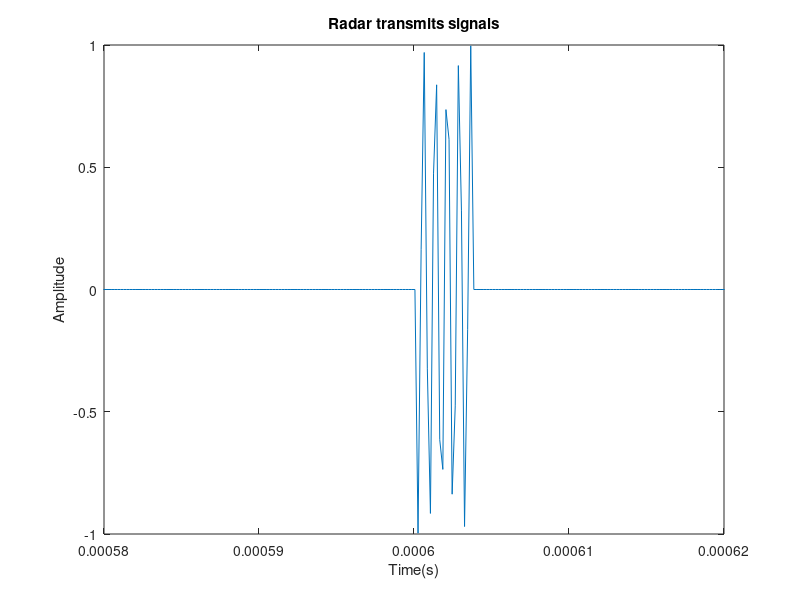
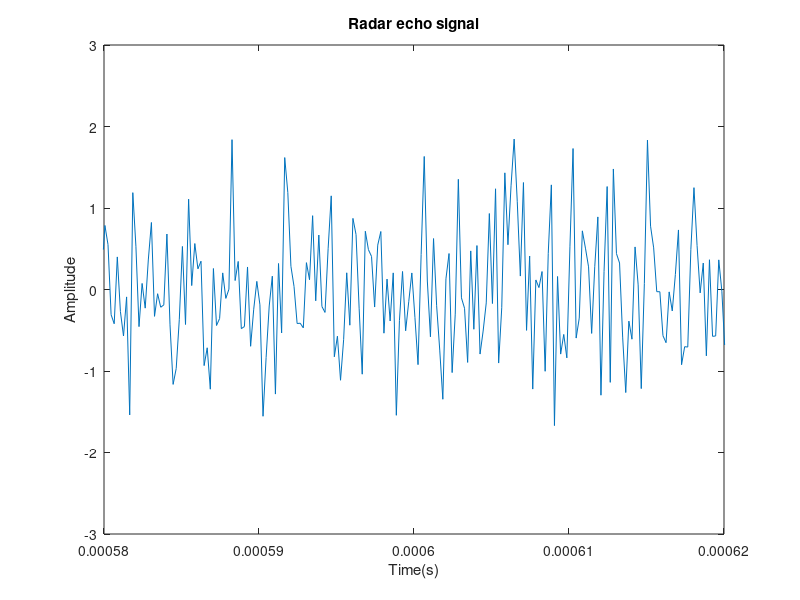
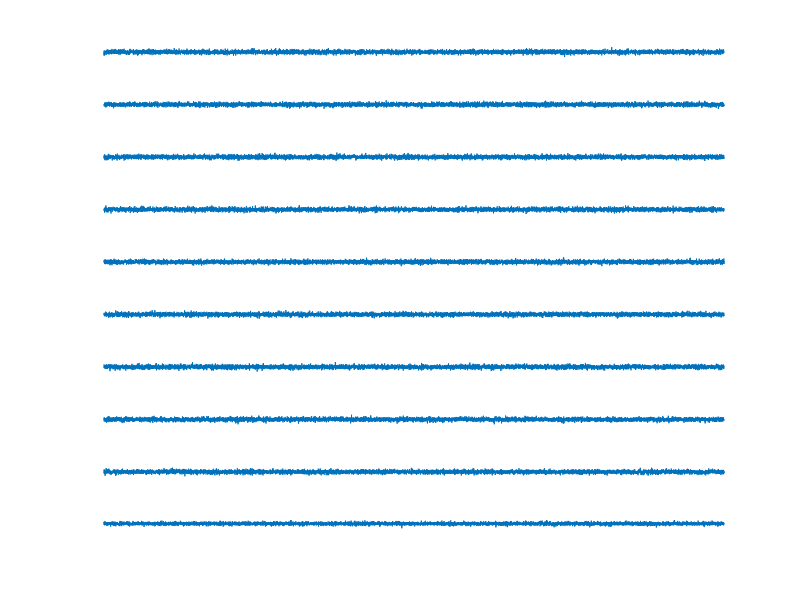
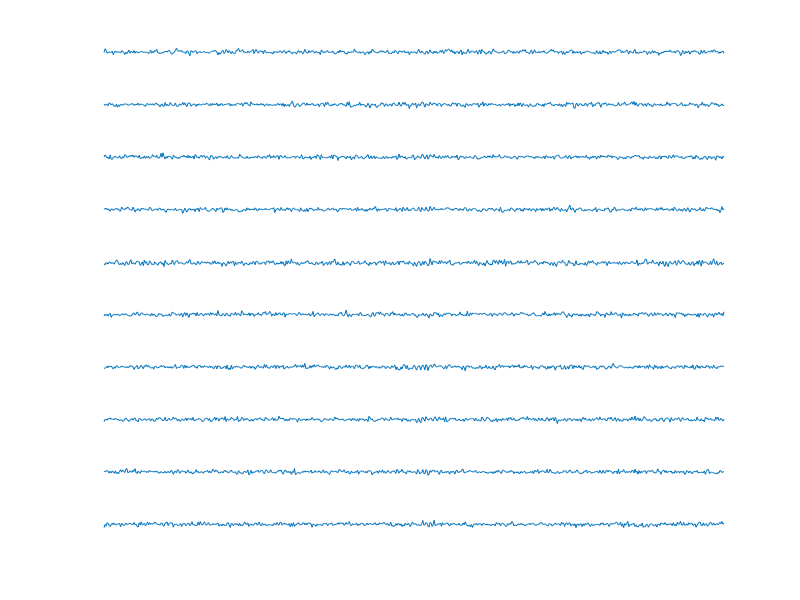

MATLAB code for these plots, in order:
% 脉冲波雷达非相参积累检测和CFAR检测仿真
clc; clear; close all;

%% 参数设定
clock = 5 * 10 ^ 6;  % FPGA的时钟频率5MHz
clk = 1 / clock;     % FPGA的时钟周期
PRI = 2 * 10 ^ (-3); % 雷达的PRI，2ms
tao = 4 * 10 ^ (-6); % 雷达的脉冲宽度，4us
N = 1;               % 脉冲个数
fs = 1 / clk;        % 采样频率，5MHz
t1 = 6 * 10 ^ (-4);  % 回波延迟，0.6ms
A = 1;               % 脉冲幅度
P = 10;              % 非相参积累次数
noise_amplitude = 1; % 噪声幅度
t2 = 128 * clk;      % 雷达保护单元
NZ = ceil(tao * fs); % 卷积窗口的长度


%% 生成雷达发射信号
% 定义时间轴
t = linspace(0, N * PRI, N * fs * PRI);
% 构建一个脉冲回波信号
pulse = zeros(1, fs * PRI);
timee = (ceil(t1 * fs)):(ceil((t1 + tao) * fs));  % 延迟后的脉冲信号
pulse(timee) = sin(linspace(-pi * 5, pi * 5, length(pulse((ceil(t1 * fs)):(ceil((t1 + tao) * fs))))));
% 绘图
figure;
plot(t(1:PRI * fs), pulse);
xlabel('Time(s)');
xlim([0.58 * 10 ^ (-3) 0.62 * 10 ^ (-3)]);
ylabel('Amplitude');
ylim([-1 1]);
title("Radar transmits signals")

%% 生成多组回波信号
Initial_pulse = repmat(pulse, P, N); % 进行重组
Noise_pulse = Initial_pulse + sqrt(0.5) * randn(size(Initial_pulse));

% 绘制产生的第一个回波信号
figure
plot(t, Noise_pulse(1, :));
xlabel('Time(s)');
xlim([0.58 * 10 ^ (-3) 0.62 * 10 ^ (-3)]);
ylabel('Amplitude');
title("Radar echo signal")

% 绘制产生的所有回波信号
figure
title('Full echo signals');
for c = 1:P
    subplot(P, 1, c);
    plot(t, Noise_pulse(c, :));
    xlim([0 max(t)]);
    axis off
end

%% 截取回波信号
% 设置波门
gate_length = 0.12 * 10 ^ (-3);              % 波门长度为2倍脉冲宽度
gate_samples = round(gate_length * fs);      % 波门长度对应的采样点数
gate_start = round((0.54 * 10 ^ (-3)) * fs); % 波门的起始采样点
gate_end = gate_start + gate_samples - 1;    % 波门的结束采样点

echo_signals = Noise_pulse(:, gate_start:gate_end); % 截取回波信号

% 绘制截取后的全部回波信号
figure
title('Echo signal with wavegate');

t_gate = linspace(0, gate_length, gate_samples); % 波门对应的时间轴
for c = 1:P
    subplot(P, 1, c);
    plot(t_gate, echo_signals(c, :));
    xlim([0 max(t_gate)]);
    axis off
end

% 绘制截取后的第一个回波信号
figure
plot(echo_signals(1, :));
xlabel('Time(s)')
ylabel('Amplitude')
title('The truncated echo signal')

%% 非相参积累得到非相参后的信号
Nonnoncoherent_pulse = sum(echo_signals .^ 2, 1) / P; % 重构非相参积累公式,得到非相参信号

% 绘制非相参积累后的信号
figure
plot(t(2700:2700 + 599), Nonnoncoherent_pulse)
xlabel('Time(s)');
xlim([0.54 * 10 ^ (-3) 0.66 * 10 ^ (-3)]);
ylabel('Amplitude');
title("Incoherent accumulation results")

%% 循环卷积平滑信号
% 构造矩形窗口作为卷积核
h = ones(NZ, 1);

% 进行卷积运算并提取结果
y = conv(Nonnoncoherent_pulse, h, 'same') / NZ;

% 绘制卷积后的信号
figure();
plot(t(2700:2700 + 599), y);
xlabel('Time(s)');
xlim([0.54 * 10 ^ (-3) 0.66 * 10 ^ (-3)]);
ylabel('Amplitude');
title("Signal after convolution")

%% CFAR检测
% 计算门限
% 获取左右窗口的噪声平均值
a1 = sum(Nonnoncoherent_pulse(1:ceil(t2 * fs))) / length(Nonnoncoherent_pulse(1:ceil(t2 * fs))); %左边窗口的阈值
a2 = sum(Nonnoncoherent_pulse((gate_samples - ceil(t2 * fs)):gate_samples)) / length(Nonnoncoherent_pulse((gate_samples - ceil(t2 * fs)):gate_samples)); %右边窗口的阈值

% 取左右窗口的平均值的1.6倍作为阈值
threshold = 1.6 * ((a1 + a2) / 2);

% 检测目标
idx = find(y > threshold);

% 绘制检测结果
view = zeros(1, gate_samples);
view(idx) = 1;
figure;
plot(t(2700:2700 + 599), view(1:gate_samples));
xlabel('Time(s)');
xlim([0.54 * 10 ^ (-3) 0.66 * 10 ^ (-3)]);
ylabel('Amplitude');
title("Threshold test results")
ylim([-0.2 1.2]);
